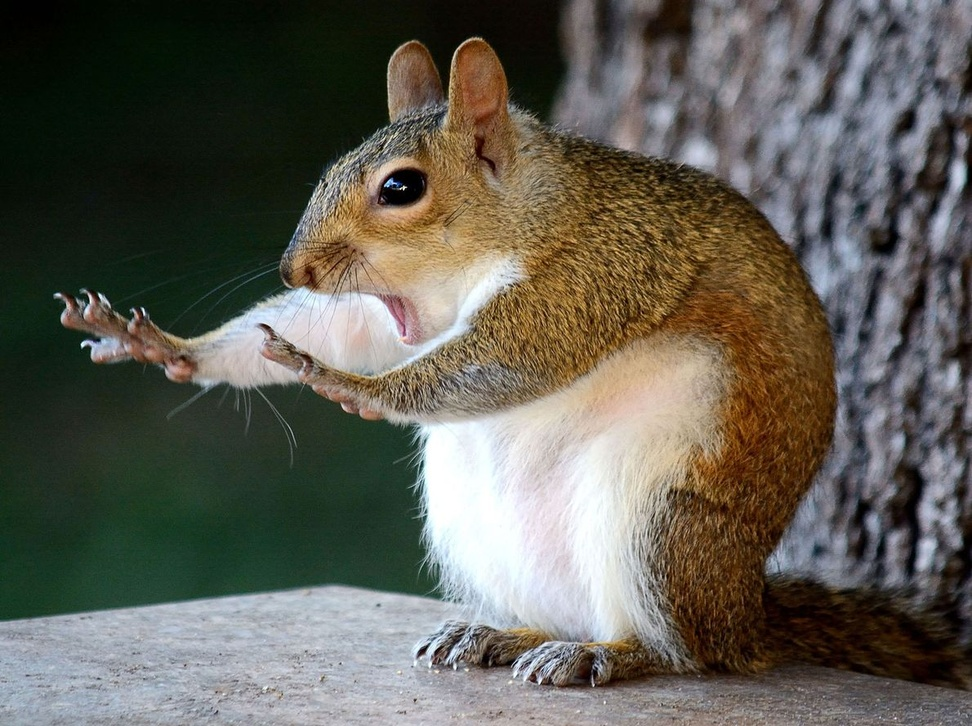
#> input picture Implementation Basic Image Processing/Color Processing Separation of R, G, and B channels/squirel.jpg, 972 x 726 px, shrunk from 1190 x 888 before the run
$ python RGB.py
#> lines starting #> are read from the running program, lines starting #| are printed output that depends on the picture
import cv2

imagem = cv2.imread("squirel.jpg")
#> imagem is the input picture: shape (726, 972, 3); mean B, G, R 85, 94.3, 96.7

azul, verde, vermelho = cv2.split(imagem)
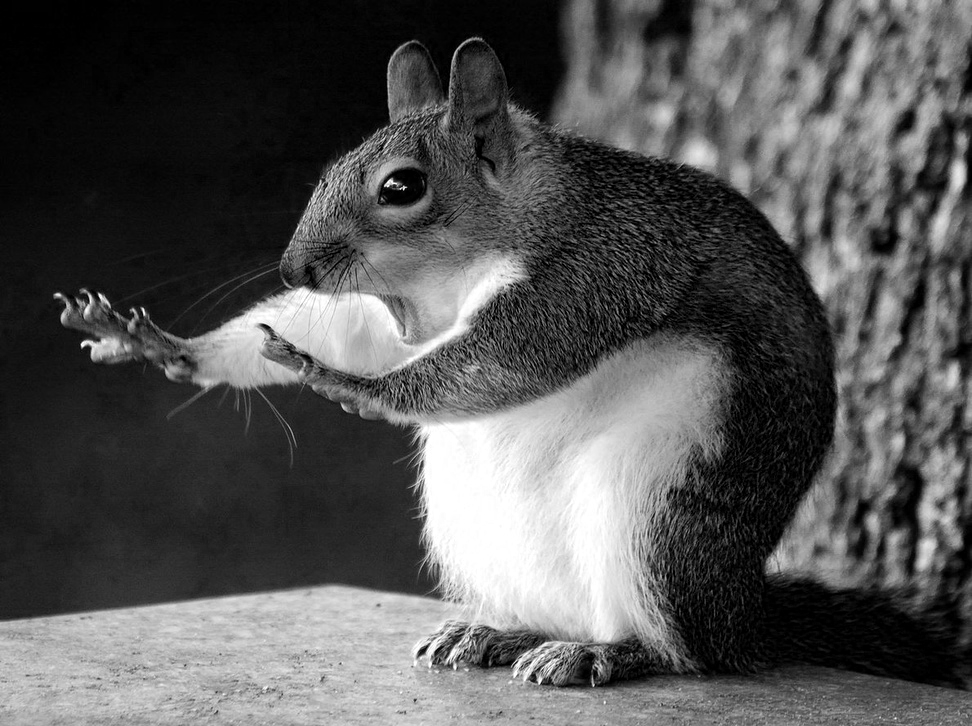
#> azul: shape (726, 972); min 0, max 255, mean 85
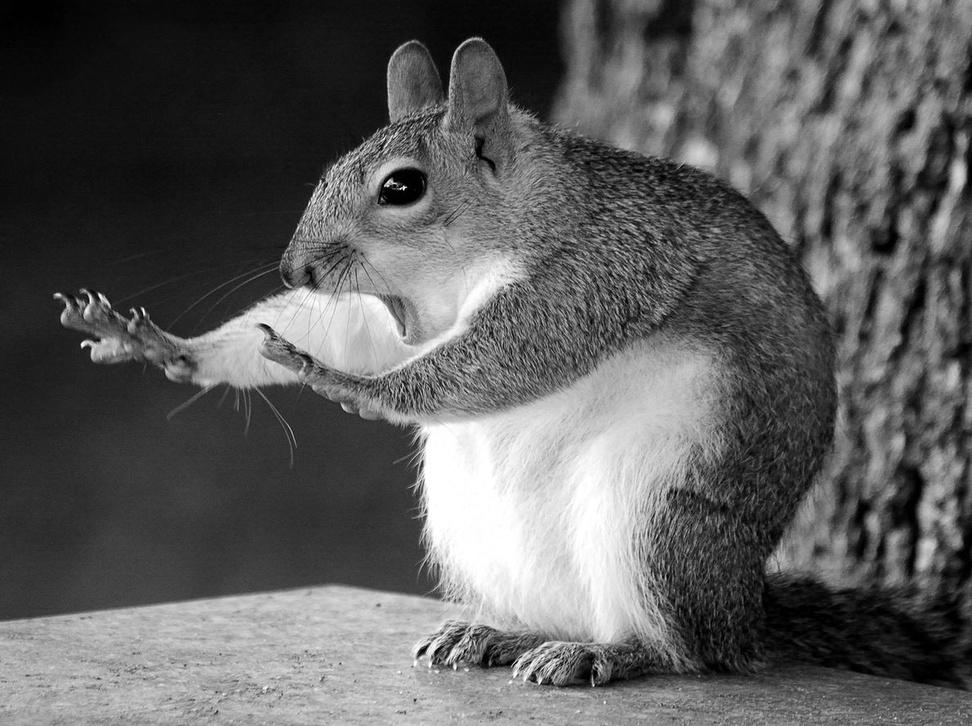
#> verde: shape (726, 972); min 0, max 255, mean 94.3
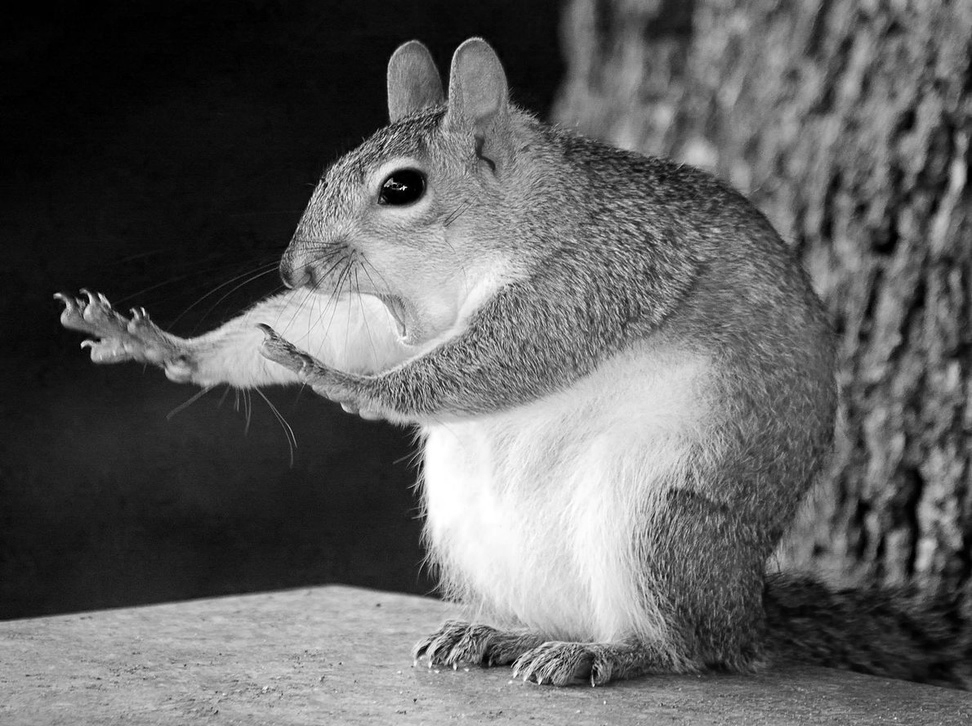
#> vermelho: shape (726, 972); min 0, max 255, mean 96.7

cv2.imshow("Canal R", vermelho)
cv2.imshow("Canal G", verde)
cv2.imshow("Canal B", azul)

imagem_unida = cv2.merge((azul,verde,vermelho))

cv2.imshow("Imagem Unida", imagem_unida)

cv2.waitKey(0)
cv2.destroyAllWindows
